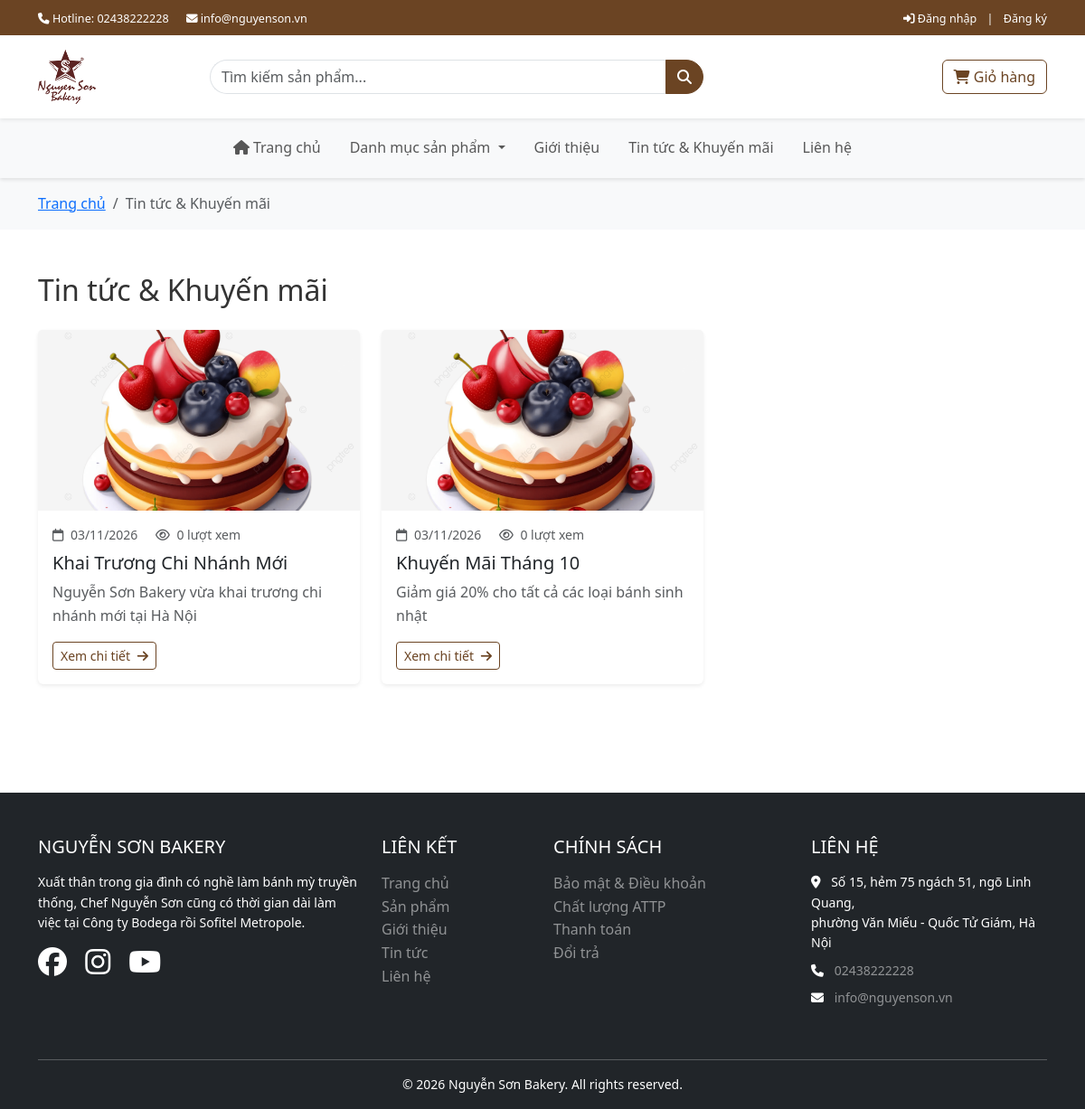
Screenshot of /frontend/pages/news/list.php with the database file from the repository.
### tables this page shows
CREATE TABLE news (
    id INT PRIMARY KEY AUTO_INCREMENT,
    title VARCHAR(255) NOT NULL,
    slug VARCHAR(255) UNIQUE,
    summary TEXT,
    content TEXT NOT NULL,
    image VARCHAR(255),
    author VARCHAR(100),
    views INT DEFAULT 0,
    status TINYINT DEFAULT 1 COMMENT '1=published, 0=draft',
    created_at TIMESTAMP DEFAULT CURRENT_TIMESTAMP,
    updated_at TIMESTAMP DEFAULT CURRENT_TIMESTAMP ON UPDATE CURRENT_TIMESTAMP,
    INDEX idx_status (status),
    INDEX idx_slug (slug)
);

### backend/config/config.php (called while the page is built, shortened)
<?php
function url($path = '') {
    return BASE_URL . ltrim($path, '/');
}
function e($value): string
{
    return htmlspecialchars((string)$value, ENT_QUOTES | ENT_SUBSTITUTE, 'UTF-8');
}
?>

### frontend/pages/news/list.php (the view, shortened to what this page needs)
<?php
require_once '../../components/header.php';
$database = new Database();
$db = $database->getConnection();
$page = isset($_GET['page']) ? (int)$_GET['page'] : 1;
$limit = NEWS_PER_PAGE;
$offset = ($page - 1) * $limit;
$query = "SELECT * FROM news WHERE status = 1 ORDER BY created_at DESC LIMIT :limit OFFSET :offset";
$stmt = $db->prepare($query);
$stmt->bindValue(':limit', $limit, PDO::PARAM_INT);
$stmt->bindValue(':offset', $offset, PDO::PARAM_INT);
$stmt->execute();
$newsList = $stmt->fetchAll();
?>
<nav aria-label="breadcrumb" class="bg-light py-3">
    <div class="container">
        <ol class="breadcrumb mb-0">
            <li class="breadcrumb-item"><a href="<?= url('frontend/pages/index.php') ?>">Trang chủ</a></li>
            <li class="breadcrumb-item active">Tin tức & Khuyến mãi</li>
        </ol>
    </div>
</nav>
<div class="container py-5">
    <h2 class="mb-4">Tin tức & Khuyến mãi</h2>
    <div class="row">
        <?php if (empty($newsList)): ?>
            <div class="col-12">
                <div class="alert alert-info">Chưa có tin tức nào.</div>
            </div>
        <?php else: ?>
            <?php foreach ($newsList as $news): ?>
            <div class="col-md-6 col-lg-4 mb-4">
                <div class="card h-100 border-0 shadow-sm hover-shadow">
                    <a href="<?= url('frontend/pages/news/detail.php?slug=' . $news['slug']) ?>">
                        <img src="<?= url('storage/uploads/news/' . ($news['image'] ?? 'default.jpg')) ?>"
                             class="card-img-top"
                             alt="<?= e($news['title']) ?>"
                             style="height: 200px; object-fit: cover;"
                             onerror="this.src='<?= url('frontend/assets/images/no-image.png') ?>'">
                    </a>
                    <div class="card-body">
                        <div class="text-muted small mb-2">
                            <i class="far fa-calendar me-1"></i>
                            <?= date('d/m/Y', strtotime($news['created_at'])) ?>
                            <span class="ms-3">
                                <i class="far fa-eye me-1"></i>
                                <?= $news['views'] ?> lượt xem
                            </span>
                        </div>
                        <h5 class="card-title">
                            <a href="<?= url('frontend/pages/news/detail.php?slug=' . $news['slug']) ?>"
                               class="text-decoration-none text-dark">
                                <?= e($news['title']) ?>
                            </a>
                        </h5>
                        <?php if ($news['summary']): ?>
                            <p class="card-text text-muted"><?= e($news['summary']) ?></p>
                        <?php endif; ?>
                        <a href="<?= url('frontend/pages/news/detail.php?slug=' . $news['slug']) ?>"
                           class="btn btn-outline-brown btn-sm">
                            Xem chi tiết <i class="fas fa-arrow-right ms-1"></i>
                        </a>
                    </div>
                </div>
            </div>
            <?php endforeach; ?>
        <?php endif; ?>
    </div>
</div>
<?php require_once '../../components/footer.php'; ?>

### frontend/assets/css/style.css (style rules this page uses)
:root { --brown-primary: #6B4423; --brown-dark: #4A2F1A; --brown-light: #8B5A3C; --cream: #F5E6D3; }
* { margin: 0; padding: 0; box-sizing: border-box; }
body { font-family: 'Segoe UI', Tahoma, Geneva, Verdana, sans-serif; color: #333; line-height: 1.6; }
.btn-outline-brown { border-color: var(--brown-primary); color: var(--brown-primary); }
.hover-shadow { transition: box-shadow 0.3s; }

### rows the page displays
news: created_at "03/11/2026", views "0", title "Khai Trương Chi Nhánh Mới", summary "Nguyễn Sơn Bakery vừa khai trương chi nhánh mới tại Hà Nội"
news: created_at "03/11/2026", views "0", title "Khuyến Mãi Tháng 10", summary "Giảm giá 20% cho tất cả các loại bánh sinh nhật"
